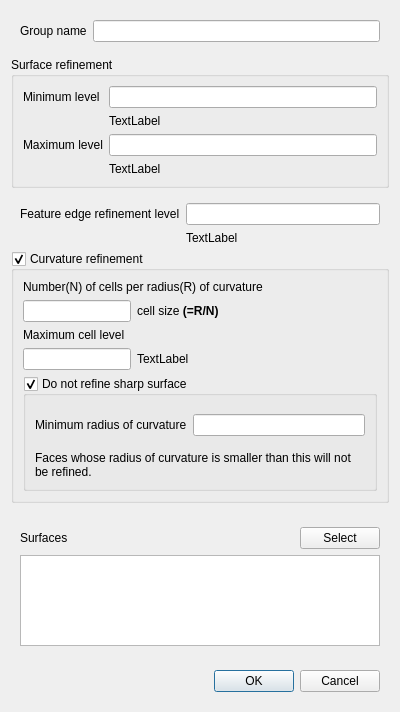
<?xml version="1.0" encoding="UTF-8"?>
<ui version="4.0">
 <class>SurfaceRefinementDialog</class>
 <widget class="QDialog" name="SurfaceRefinementDialog">
  <property name="geometry">
   <rect>
    <x>0</x>
    <y>0</y>
    <width>400</width>
    <height>712</height>
   </rect>
  </property>
  <property name="windowTitle">
   <string>Surface refinement</string>
  </property>
  <layout class="QVBoxLayout" name="verticalLayout">
   <item>
    <widget class="QWidget" name="parameters" native="true">
     <layout class="QVBoxLayout" name="verticalLayout_3">
      <property name="leftMargin">
       <number>0</number>
      </property>
      <property name="topMargin">
       <number>0</number>
      </property>
      <property name="rightMargin">
       <number>0</number>
      </property>
      <item>
       <widget class="QWidget" name="widget" native="true">
        <layout class="QFormLayout" name="formLayout">
         <item row="0" column="0">
          <widget class="QLabel" name="label">
           <property name="text">
            <string>Group name</string>
           </property>
          </widget>
         </item>
         <item row="0" column="1">
          <widget class="QLineEdit" name="groupName"/>
         </item>
        </layout>
       </widget>
      </item>
      <item>
       <widget class="QGroupBox" name="groupBox">
        <property name="title">
         <string>Surface refinement</string>
        </property>
        <layout class="QFormLayout" name="formLayout_2">
         <item row="0" column="0">
          <widget class="QLabel" name="label_2">
           <property name="text">
            <string>Minimum level</string>
           </property>
          </widget>
         </item>
         <item row="0" column="1">
          <widget class="QLineEdit" name="minimumLevel"/>
         </item>
         <item row="2" column="0">
          <widget class="QLabel" name="label_5">
           <property name="text">
            <string>Maximum level</string>
           </property>
          </widget>
         </item>
         <item row="2" column="1">
          <widget class="QLineEdit" name="maximumLevel"/>
         </item>
         <item row="1" column="1">
          <widget class="QLabel" name="minimumLevelCellSize">
           <property name="text">
            <string>TextLabel</string>
           </property>
          </widget>
         </item>
         <item row="3" column="1">
          <widget class="QLabel" name="maximumLevelCellSize">
           <property name="text">
            <string>TextLabel</string>
           </property>
          </widget>
         </item>
        </layout>
       </widget>
      </item>
      <item>
       <widget class="QWidget" name="widget_4" native="true">
        <layout class="QFormLayout" name="formLayout_3">
         <property name="bottomMargin">
          <number>0</number>
         </property>
         <item row="1" column="1">
          <widget class="QLineEdit" name="featureEdgeRefinementLevel"/>
         </item>
         <item row="1" column="0">
          <widget class="QLabel" name="label_3">
           <property name="text">
            <string>Feature edge refinement level</string>
           </property>
          </widget>
         </item>
         <item row="2" column="1">
          <widget class="QLabel" name="featureEdgeLevelCellSize">
           <property name="text">
            <string>TextLabel</string>
           </property>
          </widget>
         </item>
        </layout>
       </widget>
      </item>
      <item>
       <widget class="QGroupBox" name="curvatureRefinement">
        <property name="title">
         <string>Curvature refinement</string>
        </property>
        <property name="checkable">
         <bool>true</bool>
        </property>
        <property name="checked">
         <bool>true</bool>
        </property>
        <layout class="QVBoxLayout" name="verticalLayout_4">
         <item>
          <widget class="QLabel" name="label_6">
           <property name="text">
            <string>Number(N) of cells per radius(R) of curvature</string>
           </property>
          </widget>
         </item>
         <item>
          <layout class="QHBoxLayout" name="horizontalLayout_3">
           <item>
            <widget class="QLineEdit" name="curvatureNumberOfCells">
             <property name="sizePolicy">
              <sizepolicy hsizetype="Fixed" vsizetype="Fixed">
               <horstretch>0</horstretch>
               <verstretch>0</verstretch>
              </sizepolicy>
             </property>
            </widget>
           </item>
           <item>
            <widget class="QLabel" name="label_11">
             <property name="text">
              <string>cell size &lt;b&gt;(=R/N)&lt;/b&gt;</string>
             </property>
            </widget>
           </item>
          </layout>
         </item>
         <item>
          <widget class="QLabel" name="label_7">
           <property name="text">
            <string>Maximum cell level</string>
           </property>
          </widget>
         </item>
         <item>
          <layout class="QHBoxLayout" name="horizontalLayout_4">
           <item>
            <widget class="QLineEdit" name="curvatureMaximumCellLevel">
             <property name="sizePolicy">
              <sizepolicy hsizetype="Fixed" vsizetype="Fixed">
               <horstretch>0</horstretch>
               <verstretch>0</verstretch>
              </sizepolicy>
             </property>
            </widget>
           </item>
           <item>
            <widget class="QLabel" name="curvatureCellSize">
             <property name="text">
              <string>TextLabel</string>
             </property>
            </widget>
           </item>
          </layout>
         </item>
         <item>
          <widget class="QGroupBox" name="excludeSharpSurface">
           <property name="title">
            <string>Do not refine sharp surface</string>
           </property>
           <property name="checkable">
            <bool>true</bool>
           </property>
           <layout class="QVBoxLayout" name="verticalLayout_5">
            <item>
             <widget class="QWidget" name="widget_6" native="true">
              <layout class="QFormLayout" name="formLayout_5">
               <property name="leftMargin">
                <number>0</number>
               </property>
               <property name="rightMargin">
                <number>0</number>
               </property>
               <item row="1" column="0">
                <widget class="QLabel" name="label_9">
                 <property name="text">
                  <string>Minimum radius of curvature</string>
                 </property>
                </widget>
               </item>
               <item row="1" column="1">
                <widget class="QLineEdit" name="curvatureMinimumRadius"/>
               </item>
              </layout>
             </widget>
            </item>
            <item>
             <widget class="QLabel" name="label_10">
              <property name="text">
               <string>Faces whose radius of curvature is smaller than this will not be refined.</string>
              </property>
              <property name="wordWrap">
               <bool>true</bool>
              </property>
             </widget>
            </item>
           </layout>
          </widget>
         </item>
        </layout>
       </widget>
      </item>
     </layout>
    </widget>
   </item>
   <item>
    <widget class="QWidget" name="widget_3" native="true">
     <layout class="QVBoxLayout" name="verticalLayout_2">
      <property name="topMargin">
       <number>0</number>
      </property>
      <item>
       <widget class="QWidget" name="widget_2" native="true">
        <layout class="QHBoxLayout" name="horizontalLayout">
         <property name="leftMargin">
          <number>0</number>
         </property>
         <property name="rightMargin">
          <number>0</number>
         </property>
         <property name="bottomMargin">
          <number>0</number>
         </property>
         <item>
          <widget class="QLabel" name="label_4">
           <property name="text">
            <string>Surfaces</string>
           </property>
          </widget>
         </item>
         <item>
          <spacer name="horizontalSpacer">
           <property name="orientation">
            <enum>Qt::Horizontal</enum>
           </property>
           <property name="sizeHint" stdset="0">
            <size>
             <width>229</width>
             <height>20</height>
            </size>
           </property>
          </spacer>
         </item>
         <item>
          <widget class="QPushButton" name="select">
           <property name="text">
            <string>Select</string>
           </property>
          </widget>
         </item>
        </layout>
       </widget>
      </item>
      <item>
       <widget class="QListWidget" name="surfaces">
        <property name="selectionMode">
         <enum>QAbstractItemView::NoSelection</enum>
        </property>
       </widget>
      </item>
     </layout>
    </widget>
   </item>
   <item>
    <widget class="QWidget" name="widget_5" native="true">
     <layout class="QHBoxLayout" name="horizontalLayout_2">
      <item>
       <spacer name="horizontalSpacer_2">
        <property name="orientation">
         <enum>Qt::Horizontal</enum>
        </property>
        <property name="sizeHint" stdset="0">
         <size>
          <width>181</width>
          <height>20</height>
         </size>
        </property>
       </spacer>
      </item>
      <item>
       <widget class="QPushButton" name="ok">
        <property name="text">
         <string>OK</string>
        </property>
        <property name="default">
         <bool>true</bool>
        </property>
       </widget>
      </item>
      <item>
       <widget class="QPushButton" name="cancel">
        <property name="text">
         <string>Cancel</string>
        </property>
       </widget>
      </item>
     </layout>
    </widget>
   </item>
  </layout>
 </widget>
 <resources/>
 <connections>
  <connection>
   <sender>cancel</sender>
   <signal>clicked()</signal>
   <receiver>SurfaceRefinementDialog</receiver>
   <slot>reject()</slot>
   <hints>
    <hint type="sourcelabel">
     <x>344</x>
     <y>346</y>
    </hint>
    <hint type="destinationlabel">
     <x>199</x>
     <y>188</y>
    </hint>
   </hints>
  </connection>
 </connections>
</ui>
